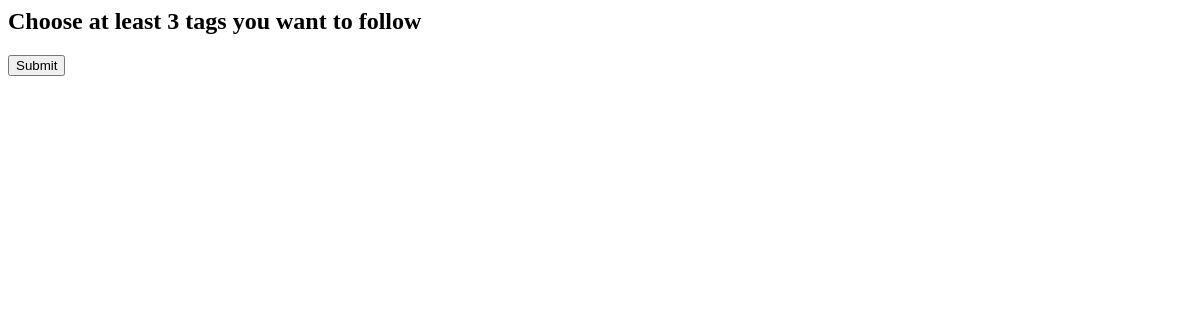
The app's page /index.php/followtags, older data.
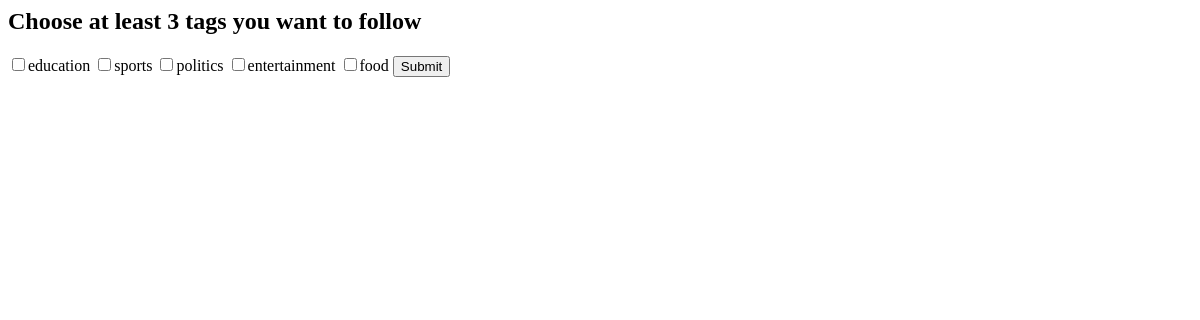
The same page, newer data.
### tables this page shows
CREATE TABLE `tag` (
  `tag_id` int(11) NOT NULL,
  `tag_name` varchar(32) NOT NULL,
  `num_questions` int(11) DEFAULT '0'
);

### application/controllers/Followtags.php (called while the page is built, shortened)
<?php
	class Followtags extends CI_Controller {
		function __construct() {
			$this->load->library('Taglib');
		}
		function index() {
			$tags = $this->taglib->getTagList();
			$data['tags'] = $tags;
			$this->load->view("header");
			$this->load->view("follow_tags", $data);
			$this->load->view("footer");
		}
	}
?>

### index.php (called while the page is built, shortened)
<?php
require_once BASEPATH.'core/CodeIgniter.php';

### application/libraries/Taglib.php (called while the page is built, shortened)
<?php
	class Taglib {
		function getTagList() {
			$tag_model = new Tag_Model();
			return $tag_model->getTags();
		}
	}
?>

### application/models/Tag_model.php (called while the page is built, shortened)
<?php
	class Tag_Model extends CI_Model {
		public function getTags() {
			$result = $this->db->query("SELECT * FROM tag");
			if($result)
				return $result->result_array();
			else
				return array();
		}
	}
?>

### application/views/follow_tags.php (the view, shortened to what this page needs)
<div id="body">
	<p>
		<h2>Choose at least 3 tags you want to follow</h2>
			<form>
			<?php foreach ($tags as $tag) { ?>
				<input type="checkbox" name="tag" value="<?php echo $tag['tag_id']; ?>"><?php echo $tag['tag_name']; ?>
			<?php } ?>
				<button id="submit" type="button" value="Submit">Submit</button>
			</form>
	</p>
</div>

### application/views/header.php (shortened to what this page needs)
<html>
	<head>
	</head>
	<body>

Row changes from the older to the newer data that the page shows:
added tag: tag_name "education"
added tag: tag_name "sports"
added tag: tag_name "politics"
added tag: tag_name "entertainment"
added tag: tag_name "food"
